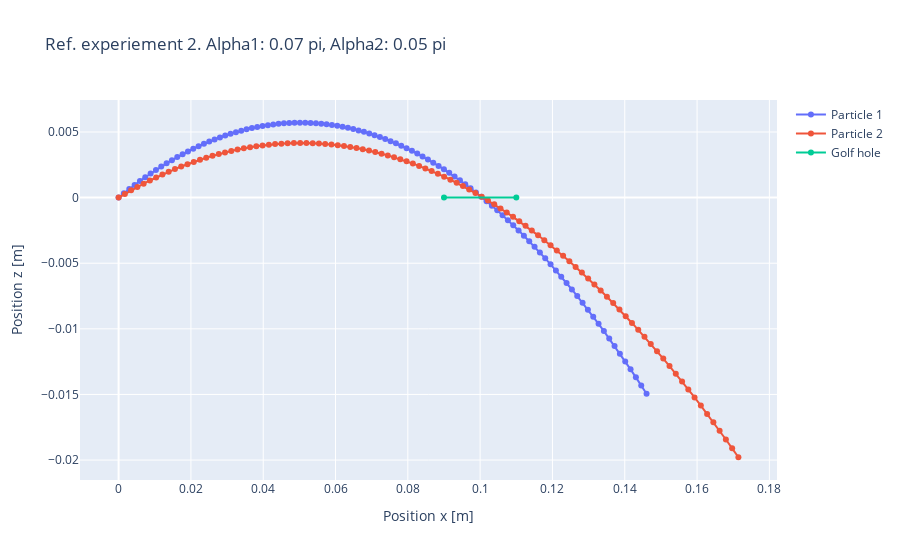

The notebook cell saved with this chart:
### Code cell
rem_opt.visualize(GOLF_HOLE_LOC_M)
